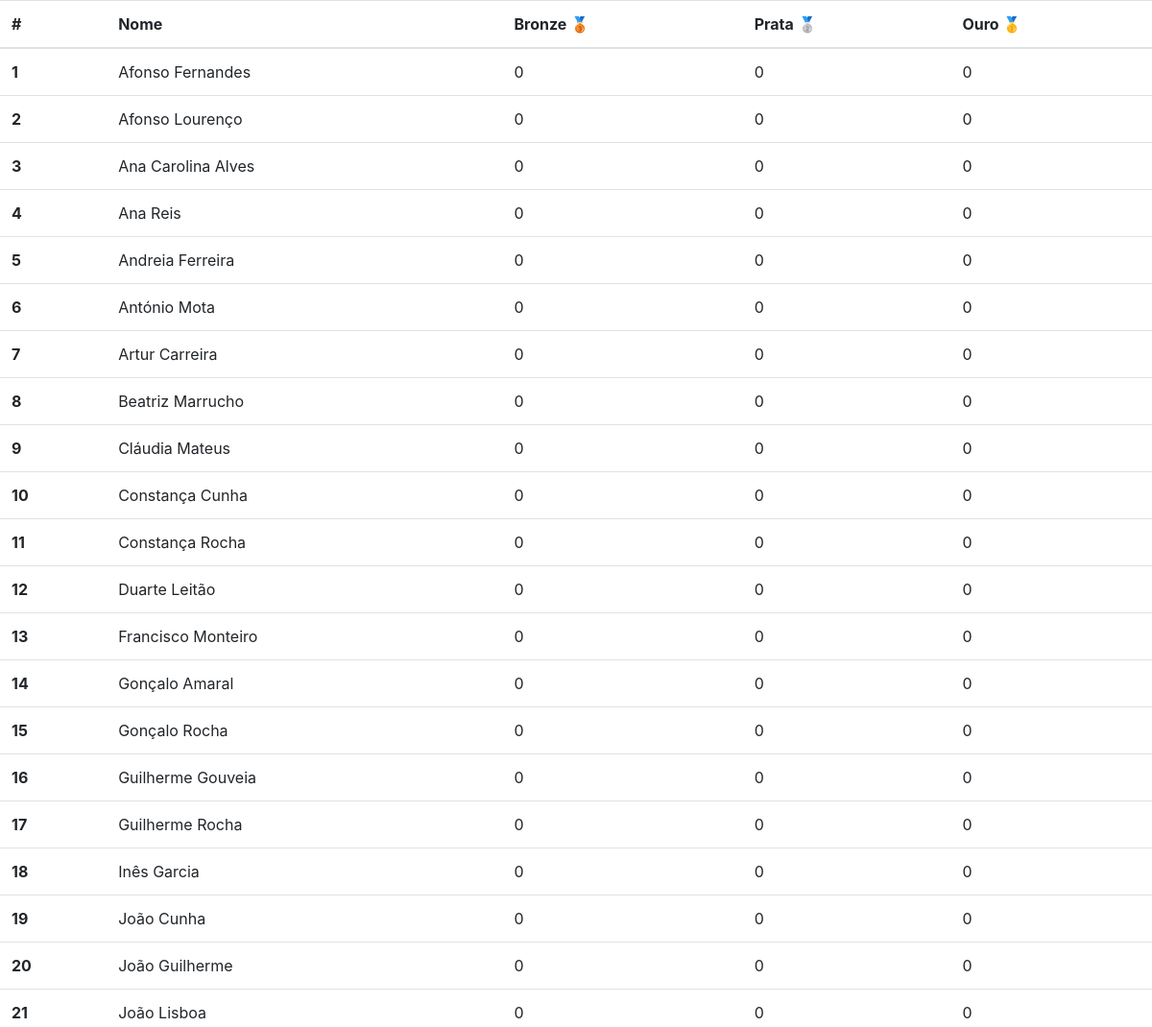
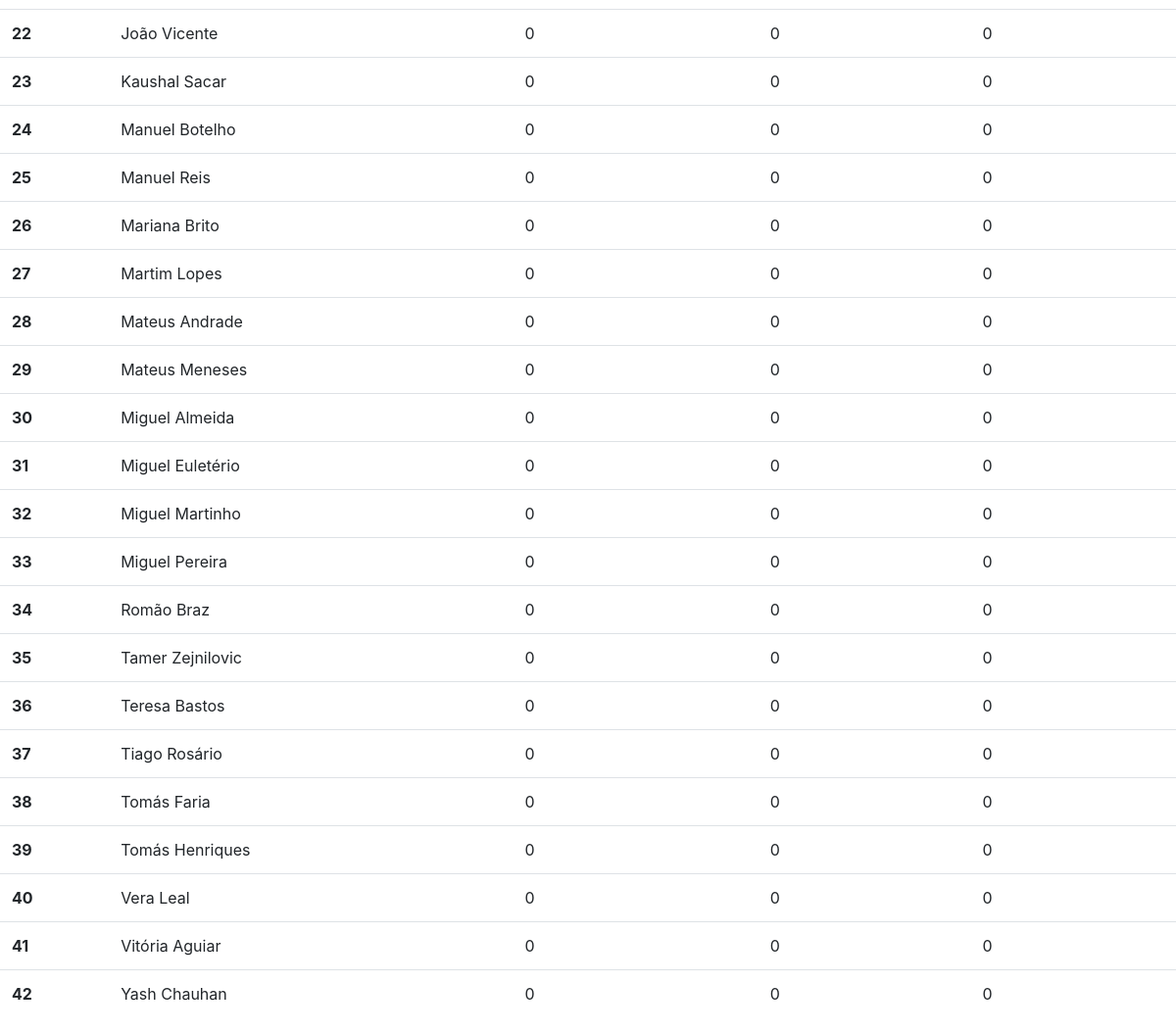
The page / on the database its author committed (2 pictures, top to bottom).
### tabelas_db.py (models this page shows)
class Aluno(db.Model):
    id = db.Column(db.Integer, primary_key=True)
    mail = db.Column(db.String(50))
    nome = db.Column(db.String(50))
    bronze = db.Column(db.Integer)
    prata = db.Column(db.Integer)
    ouro = db.Column(db.Integer)
    def __repr__(self):
        return f'<Aluno nome : {self.nome} | id : {self.id}>'

### application.py (the view)
@app.route('/')
def index():
    leaderboard = []
    for aluno in Aluno.query.order_by(Aluno.nome).all():
        leaderboard += [aluno.__dict__]
    alunos = Aluno.query.all()
    print(alunos)
    return render_template('leaderboard.html', leaderboard=leaderboard)

### templates/leaderboard.html (shortened to what this page needs)
<!DOCTYPE html>
<html lang="en">
<head>
    <link rel="stylesheet" href="https://stackpath.bootstrapcdn.com/bootstrap/4.3.1/css/bootstrap.min.css">
</head>
<body>
    <table class="table table-hover">
        <thead>
            <tr>
                <th scope="col">#</th>
                <th scope="col">Nome</th>
                <th scope="col">Bronze 🥉</th>
                <th scope="col">Prata 🥈</th>
                <th scope="col">Ouro 🥇</th>
            </tr>
        </thead>
        <tbody>
            {% for i in range(leaderboard|length) %}
            <tr>
                <th scope="row">{{ i+1 }}</th>
                <td>{{ leaderboard[i]['nome'] }}</td>
                <td>{{ leaderboard[i]['bronze'] }}</td>
                <td>{{ leaderboard[i]['prata'] }}</td>
                <td>{{ leaderboard[i]['ouro'] }}</td>
            </tr>
            {% endfor %}
        </tbody>
    </table>
</body>
</html>

### rows shown on the page
Aluno: nome "Afonso Fernandes"
Aluno: nome "Afonso Lourenço"
Aluno: nome "Ana Carolina Alves"
Aluno: nome "Ana Reis"
Aluno: nome "Andreia Ferreira"
Aluno: nome "António Mota"
Aluno: nome "Artur Carreira"
Aluno: nome "Beatriz Marrucho"
Aluno: nome "Cláudia Mateus"
Aluno: nome "Constança Cunha"
Aluno: nome "Constança Rocha"
Aluno: nome "Duarte Leitão"
Aluno: nome "Francisco Monteiro"
Aluno: nome "Gonçalo Amaral"
Aluno: nome "Gonçalo Rocha"
Aluno: nome "Guilherme Gouveia"
Aluno: nome "Guilherme Rocha"
Aluno: nome "Inês Garcia"
Aluno: nome "João Cunha"
Aluno: nome "João Guilherme"
Aluno: nome "João Lisboa"
Aluno: nome "João Vicente"
Aluno: nome "Kaushal Sacar"
Aluno: nome "Manuel Botelho"
Aluno: nome "Manuel Reis"
Aluno: nome "Mariana Brito"
Aluno: nome "Martim Lopes"
Aluno: nome "Mateus Andrade"
Aluno: nome "Mateus Meneses"
Aluno: nome "Miguel Almeida"
Aluno: nome "Miguel Euletério"
Aluno: nome "Miguel Martinho"
Aluno: nome "Miguel Pereira"
Aluno: nome "Romão Braz"
Aluno: nome "Tamer Zejnilovic"
Aluno: nome "Teresa Bastos"
Aluno: nome "Tiago Rosário"
Aluno: nome "Tomás Faria"
Aluno: nome "Tomás Henriques"
Aluno: nome "Vera Leal"
Aluno: nome "Vitória Aguiar"
Aluno: nome "Yash Chauhan"

### other values the page prints
{{ i+1 }} "1" "2" "3" "4" "5" "6" "7" "8" "9" "10" "11" "12" "13" "14" "15" "16" "17" "18" "19" "20" "21" "22" "23" "24" "25" "26" "27" "28" "29" "30" "31" "32" "33" "34" "35" "36" "37" "38" "39" "40" "41" "42"
{{ leaderboard[i]['bronze'] }} "0" "0" "0" "0" "0" "0" "0" "0" "0" "0" "0" "0" "0" "0" "0" "0" "0" "0" "0" "0" "0" "0" "0" "0" "0" "0" "0" "0" "0" "0" "0" "0" "0" "0" "0" "0" "0" "0" "0" "0" "0" "0"
{{ leaderboard[i]['prata'] }} "0" "0" "0" "0" "0" "0" "0" "0" "0" "0" "0" "0" "0" "0" "0" "0" "0" "0" "0" "0" "0" "0" "0" "0" "0" "0" "0" "0" "0" "0" "0" "0" "0" "0" "0" "0" "0" "0" "0" "0" "0" "0"
{{ leaderboard[i]['ouro'] }} "0" "0" "0" "0" "0" "0" "0" "0" "0" "0" "0" "0" "0" "0" "0" "0" "0" "0" "0" "0" "0" "0" "0" "0" "0" "0" "0" "0" "0" "0" "0" "0" "0" "0" "0" "0" "0" "0" "0" "0" "0" "0"
